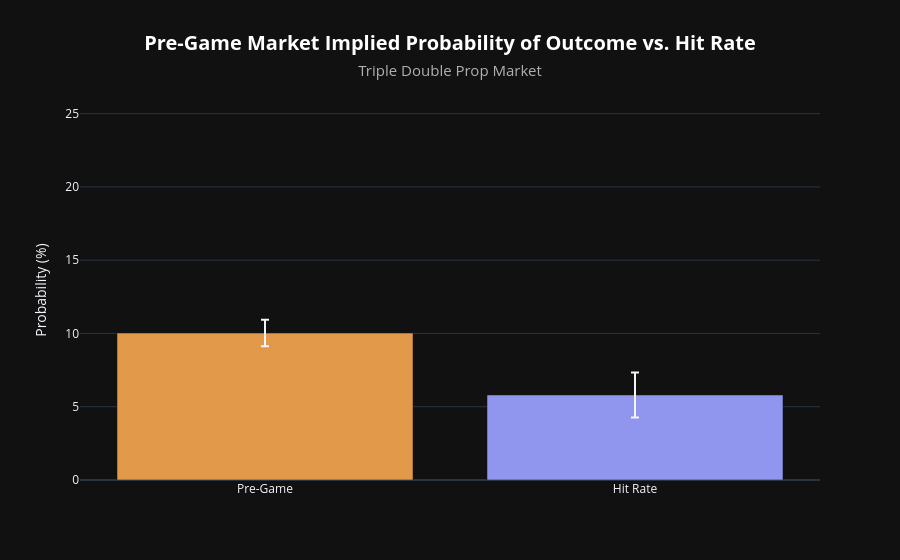

Write notebook code for a chart like this one.
### Code cell
# Comparison Analysis
# Note, hover over bars for t-test

graph_comparison(
    df           = triple_double_df,
    graph_title  = "Triple Double",
    n_req_trades = 500,
    ci           = 0.95,
)

### Figure 1 — Plotly figure (JSON) as saved in the notebook; plotly's stock layout.template omitted (floating-point values rounded to 4 significant figures)
{"data": [{"error_y": {"array": [0.9006], "type": "data", "visible": true}, "hovertemplate": "<b>Pre-Game:</b> 10.03%<br><b>Hit Rate:</b> 5.80%<br><b>Paired t-test:</b><br>&nbsp;&nbsp;• t = 5.84<br>&nbsp;&nbsp;• p = 0.0000<br>&nbsp;&nbsp;• n (markets) = 896<extra></extra>", "marker": {"color": "#E29A4A"}, "name": "Pre-Game", "type": "bar", "x": ["Pre-Game"], "y": [10.03]}, {"error_y": {"array": [1.534], "type": "data", "visible": true}, "hovertemplate": "<b>Pre-Game:</b> 10.03%<br><b>Hit Rate:</b> 5.80%<br><b>Paired t-test:</b><br>&nbsp;&nbsp;• t = 5.84<br>&nbsp;&nbsp;• p = 0.0000<br>&nbsp;&nbsp;• n (markets) = 896<extra></extra>", "marker": {"color": "#9096ED"}, "name": "Hit Rate", "type": "bar", "x": ["Hit Rate"], "y": [5.804]}], "layout": {"barmode": "group", "legend": {"title": {"text": ""}}, "paper_bgcolor": "#111111", "plot_bgcolor": "#111111", "showlegend": false, "title": {"font": {"color": "#ffffff", "size": 20}, "text": "<b>Pre-Game Market Implied Probability of Outcome vs. Hit Rate</b><br><span style='font-size: 15px; color: #b0b0b0;'>Triple Double Prop Market</span>", "x": 0.5, "xanchor": "center"}, "yaxis": {"range": [0, 25.93], "title": {"text": "Probability (%)"}}}}
